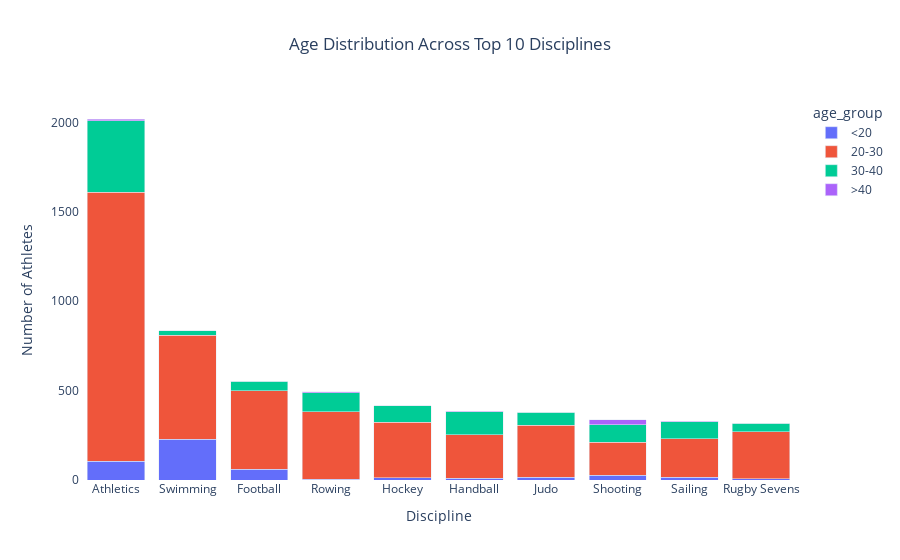

Notebook code cell kept with this figure:
### Markdown cell above
**Age Group Distribution Across Top Disciplines**

### Code cell
discipline_age = pd.crosstab(adf['disciplines'], adf['age_group'])
top_10_disciplines = discipline_age.sum(axis=1).nlargest(10).index

fig_discipline = px.bar(
    discipline_age.loc[top_10_disciplines],
    title="Age Distribution Across Top 10 Disciplines",
    barmode="stack"
)
fig_discipline.update_layout(
    xaxis_title="Discipline",
    yaxis_title="Number of Athletes",
    plot_bgcolor='white',
    title_x=0.5
)
fig_discipline.show()

### Figure 1 — Plotly figure (JSON) as saved in the notebook; plotly's stock layout.template omitted (floating-point values rounded to 4 significant figures)
{"data": [{"alignmentgroup": "True", "hovertemplate": "age_group=<20<br>disciplines=%{x}<br>value=%{y}<extra></extra>", "legendgroup": "<20", "marker": {"color": "#636efa", "pattern": {"shape": ""}}, "name": "<20", "offsetgroup": "<20", "orientation": "v", "showlegend": true, "textposition": "auto", "type": "bar", "x": ["Athletics", "Swimming", "Football", "Rowing", "Hockey", "Handball", "Judo", "Shooting", "Sailing", "Rugby Sevens"], "xaxis": "x", "y": [105, 229, 60, 3, 14, 10, 16, 26, 15, 6], "yaxis": "y"}, {"alignmentgroup": "True", "hovertemplate": "age_group=20-30<br>disciplines=%{x}<br>value=%{y}<extra></extra>", "legendgroup": "20-30", "marker": {"color": "#EF553B", "pattern": {"shape": ""}}, "name": "20-30", "offsetgroup": "20-30", "orientation": "v", "showlegend": true, "textposition": "auto", "type": "bar", "x": ["Athletics", "Swimming", "Football", "Rowing", "Hockey", "Handball", "Judo", "Shooting", "Sailing", "Rugby Sevens"], "xaxis": "x", "y": [1504, 582, 440, 380, 309, 243, 290, 185, 215, 265], "yaxis": "y"}, {"alignmentgroup": "True", "hovertemplate": "age_group=30-40<br>disciplines=%{x}<br>value=%{y}<extra></extra>", "legendgroup": "30-40", "marker": {"color": "#00cc96", "pattern": {"shape": ""}}, "name": "30-40", "offsetgroup": "30-40", "orientation": "v", "showlegend": true, "textposition": "auto", "type": "bar", "x": ["Athletics", "Swimming", "Football", "Rowing", "Hockey", "Handball", "Judo", "Shooting", "Sailing", "Rugby Sevens"], "xaxis": "x", "y": [401, 25, 53, 106, 92, 130, 72, 98, 96, 46], "yaxis": "y"}, {"alignmentgroup": "True", "hovertemplate": "age_group=>40<br>disciplines=%{x}<br>value=%{y}<extra></extra>", "legendgroup": ">40", "marker": {"color": "#ab63fa", "pattern": {"shape": ""}}, "name": ">40", "offsetgroup": ">40", "orientation": "v", "showlegend": true, "textposition": "auto", "type": "bar", "x": ["Athletics", "Swimming", "Football", "Rowing", "Hockey", "Handball", "Judo", "Shooting", "Sailing", "Rugby Sevens"], "xaxis": "x", "y": [10, 0, 0, 4, 0, 3, 0, 28, 4, 0], "yaxis": "y"}], "layout": {"barmode": "stack", "legend": {"title": {"text": "age_group"}, "tracegroupgap": 0}, "plot_bgcolor": "white", "title": {"text": "Age Distribution Across Top 10 Disciplines", "x": 0.5}, "xaxis": {"anchor": "y", "domain": [0, 1], "title": {"text": "Discipline"}}, "yaxis": {"anchor": "x", "domain": [0, 1], "title": {"text": "Number of Athletes"}}}}
